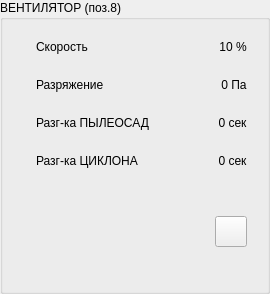
  <widget class="QGroupBox" name="panel_exhauser">
   <property name="geometry">
    <rect>
     <x>140</x>
     <y>300</y>
     <width>270</width>
     <height>294</height>
    </rect>
   </property>
   <property name="title">
    <string>ВЕНТИЛЯТОР (поз.8)</string>
   </property>
   <property name="style" stdset="0">
    <string>vodoley</string>
   </property>
   <layout class="QVBoxLayout" name="verticalLayout_4">
    <item>
     <widget class="QWidget" name="widget_10" native="true">
      <property name="sizePolicy">
       <sizepolicy hsizetype="Preferred" vsizetype="Fixed">
        <horstretch>0</horstretch>
        <verstretch>0</verstretch>
       </sizepolicy>
      </property>
      <layout class="QHBoxLayout" name="horizontalLayout_10">
       <item alignment="Qt::AlignLeft">
        <widget class="QLabel" name="label_38">
         <property name="maximumSize">
          <size>
           <width>32</width>
           <height>32</height>
          </size>
         </property>
         <property name="text">
          <string/>
         </property>
         <property name="pixmap">
          <pixmap resource="../../../resources.qrc">:/speed.png</pixmap>
         </property>
         <property name="scaledContents">
          <bool>true</bool>
         </property>
        </widget>
       </item>
       <item>
        <widget class="QLabel" name="label_39">
         <property name="sizePolicy">
          <sizepolicy hsizetype="Expanding" vsizetype="Preferred">
           <horstretch>0</horstretch>
           <verstretch>0</verstretch>
          </sizepolicy>
         </property>
         <property name="text">
          <string>Скорость</string>
         </property>
         <property name="alignment">
          <set>Qt::AlignLeading|Qt::AlignLeft|Qt::AlignVCenter</set>
         </property>
         <property name="style" stdset="0">
          <string>hint</string>
         </property>
        </widget>
       </item>
       <item alignment="Qt::AlignRight">
        <widget class="QLabel" name="label_40">
         <property name="text">
          <string>10 %</string>
         </property>
         <property name="alignment">
          <set>Qt::AlignCenter</set>
         </property>
         <property name="style" stdset="0">
          <string>hint</string>
         </property>
        </widget>
       </item>
      </layout>
     </widget>
    </item>
    <item>
     <widget class="QWidget" name="widget_11" native="true">
      <property name="sizePolicy">
       <sizepolicy hsizetype="Preferred" vsizetype="Fixed">
        <horstretch>0</horstretch>
        <verstretch>0</verstretch>
       </sizepolicy>
      </property>
      <layout class="QHBoxLayout" name="horizontalLayout_11">
       <item alignment="Qt::AlignLeft">
        <widget class="QLabel" name="label_41">
         <property name="maximumSize">
          <size>
           <width>32</width>
           <height>32</height>
          </size>
         </property>
         <property name="text">
          <string/>
         </property>
         <property name="pixmap">
          <pixmap resource="../../../resources.qrc">:/barometr.png</pixmap>
         </property>
         <property name="scaledContents">
          <bool>true</bool>
         </property>
        </widget>
       </item>
       <item>
        <widget class="QLabel" name="label_42">
         <property name="sizePolicy">
          <sizepolicy hsizetype="Expanding" vsizetype="Preferred">
           <horstretch>0</horstretch>
           <verstretch>0</verstretch>
          </sizepolicy>
         </property>
         <property name="text">
          <string>Разряжение</string>
         </property>
         <property name="alignment">
          <set>Qt::AlignLeading|Qt::AlignLeft|Qt::AlignVCenter</set>
         </property>
         <property name="style" stdset="0">
          <string>hint</string>
         </property>
        </widget>
       </item>
       <item alignment="Qt::AlignRight">
        <widget class="QLabel" name="label_43">
         <property name="text">
          <string>0 Па</string>
         </property>
         <property name="alignment">
          <set>Qt::AlignCenter</set>
         </property>
         <property name="style" stdset="0">
          <string>hint</string>
         </property>
        </widget>
       </item>
      </layout>
     </widget>
    </item>
    <item>
     <widget class="QWidget" name="widget_12" native="true">
      <property name="sizePolicy">
       <sizepolicy hsizetype="Preferred" vsizetype="Fixed">
        <horstretch>0</horstretch>
        <verstretch>0</verstretch>
       </sizepolicy>
      </property>
      <layout class="QHBoxLayout" name="horizontalLayout_12">
       <item alignment="Qt::AlignLeft">
        <widget class="QLabel" name="label_44">
         <property name="maximumSize">
          <size>
           <width>32</width>
           <height>32</height>
          </size>
         </property>
         <property name="text">
          <string/>
         </property>
         <property name="pixmap">
          <pixmap resource="../../../resources.qrc">:/timer.png</pixmap>
         </property>
         <property name="scaledContents">
          <bool>true</bool>
         </property>
        </widget>
       </item>
       <item>
        <widget class="QLabel" name="label_45">
         <property name="sizePolicy">
          <sizepolicy hsizetype="Expanding" vsizetype="Preferred">
           <horstretch>0</horstretch>
           <verstretch>0</verstretch>
          </sizepolicy>
         </property>
         <property name="text">
          <string>Разг-ка ПЫЛЕОСАД</string>
         </property>
         <property name="alignment">
          <set>Qt::AlignLeading|Qt::AlignLeft|Qt::AlignVCenter</set>
         </property>
         <property name="style" stdset="0">
          <string>hint</string>
         </property>
        </widget>
       </item>
       <item alignment="Qt::AlignRight">
        <widget class="QLabel" name="label_46">
         <property name="text">
          <string>0 сек</string>
         </property>
         <property name="alignment">
          <set>Qt::AlignCenter</set>
         </property>
         <property name="style" stdset="0">
          <string>hint</string>
         </property>
        </widget>
       </item>
      </layout>
     </widget>
    </item>
    <item>
     <widget class="QWidget" name="widget_13" native="true">
      <property name="sizePolicy">
       <sizepolicy hsizetype="Preferred" vsizetype="Fixed">
        <horstretch>0</horstretch>
        <verstretch>0</verstretch>
       </sizepolicy>
      </property>
      <layout class="QHBoxLayout" name="horizontalLayout_13">
       <item alignment="Qt::AlignLeft">
        <widget class="QLabel" name="label_47">
         <property name="maximumSize">
          <size>
           <width>32</width>
           <height>32</height>
          </size>
         </property>
         <property name="text">
          <string/>
         </property>
         <property name="pixmap">
          <pixmap resource="../../../resources.qrc">:/timer.png</pixmap>
         </property>
         <property name="scaledContents">
          <bool>true</bool>
         </property>
        </widget>
       </item>
       <item>
        <widget class="QLabel" name="label_48">
         <property name="sizePolicy">
          <sizepolicy hsizetype="Expanding" vsizetype="Preferred">
           <horstretch>0</horstretch>
           <verstretch>0</verstretch>
          </sizepolicy>
         </property>
         <property name="text">
          <string>Разг-ка ЦИКЛОНА</string>
         </property>
         <property name="alignment">
          <set>Qt::AlignLeading|Qt::AlignLeft|Qt::AlignVCenter</set>
         </property>
         <property name="style" stdset="0">
          <string>hint</string>
         </property>
        </widget>
       </item>
       <item alignment="Qt::AlignRight">
        <widget class="QLabel" name="label_49">
         <property name="text">
          <string>0 сек</string>
         </property>
         <property name="alignment">
          <set>Qt::AlignCenter</set>
         </property>
         <property name="style" stdset="0">
          <string>hint</string>
         </property>
        </widget>
       </item>
      </layout>
     </widget>
    </item>
    <item>
     <widget class="QWidget" name="status_row_2" native="true">
      <layout class="QHBoxLayout" name="horizontalLayout_2">
       <item>
        <widget class="QLabel" name="powered_10">
         <property name="enabled">
          <bool>false</bool>
         </property>
         <property name="minimumSize">
          <size>
           <width>32</width>
           <height>32</height>
          </size>
         </property>
         <property name="maximumSize">
          <size>
           <width>32</width>
           <height>32</height>
          </size>
         </property>
         <property name="toolTip">
          <string>Авария ЧП. Возможно потребуется выключить-включить ЧП 9</string>
         </property>
         <property name="text">
          <string/>
         </property>
         <property name="pixmap">
          <pixmap resource="../../../resources.qrc">:/bolt.png</pixmap>
         </property>
         <property name="scaledContents">
          <bool>true</bool>
         </property>
        </widget>
       </item>
       <item>
        <widget class="QLabel" name="label_6">
         <property name="enabled">
          <bool>false</bool>
         </property>
         <property name="minimumSize">
          <size>
           <width>32</width>
           <height>32</height>
          </size>
         </property>
         <property name="maximumSize">
          <size>
           <width>32</width>
           <height>32</height>
          </size>
         </property>
         <property name="text">
          <string/>
         </property>
         <property name="pixmap">
          <pixmap resource="../../../resources.qrc">:/attention.png</pixmap>
         </property>
         <property name="scaledContents">
          <bool>true</bool>
         </property>
        </widget>
       </item>
       <item>
        <widget class="QLabel" name="label_7">
         <property name="enabled">
          <bool>false</bool>
         </property>
         <property name="minimumSize">
          <size>
           <width>32</width>
           <height>32</height>
          </size>
         </property>
         <property name="maximumSize">
          <size>
           <width>32</width>
           <height>32</height>
          </size>
         </property>
         <property name="text">
          <string/>
         </property>
         <property name="pixmap">
          <pixmap resource="../../../resources.qrc">:/hand.png</pixmap>
         </property>
         <property name="scaledContents">
          <bool>true</bool>
         </property>
        </widget>
       </item>
       <item>
        <spacer name="horizontalSpacer_2">
         <property name="orientation">
          <enum>Qt::Horizontal</enum>
         </property>
         <property name="sizeHint" stdset="0">
          <size>
           <width>40</width>
           <height>20</height>
          </size>
         </property>
        </spacer>
       </item>
       <item>
        <widget class="QToolButton" name="toolButton_2">
         <property name="text">
          <string/>
         </property>
         <property name="icon">
          <iconset theme="system-settings">
           <normaloff>../../../../.designer/backup</normaloff>../../../../.designer/backup</iconset>
         </property>
         <property name="iconSize">
          <size>
           <width>24</width>
           <height>24</height>
          </size>
         </property>
        </widget>
       </item>
      </layout>
     </widget>
    </item>
   </layout>
  </widget>
